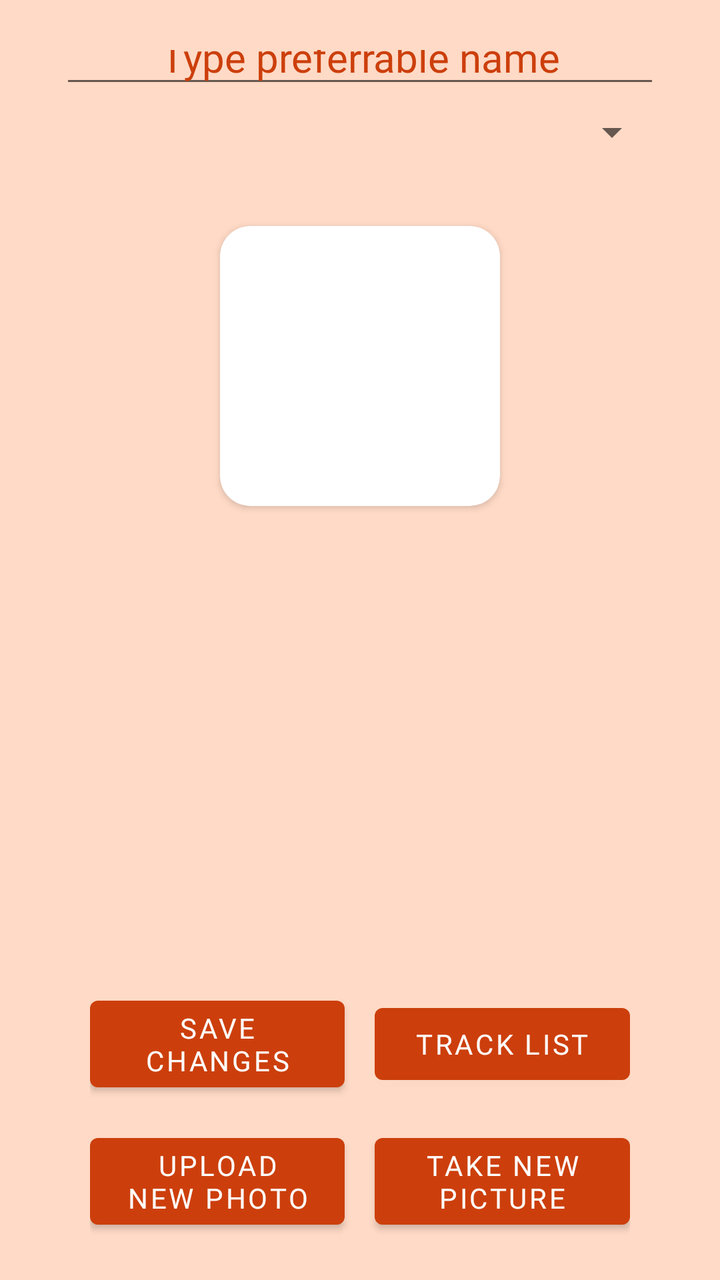
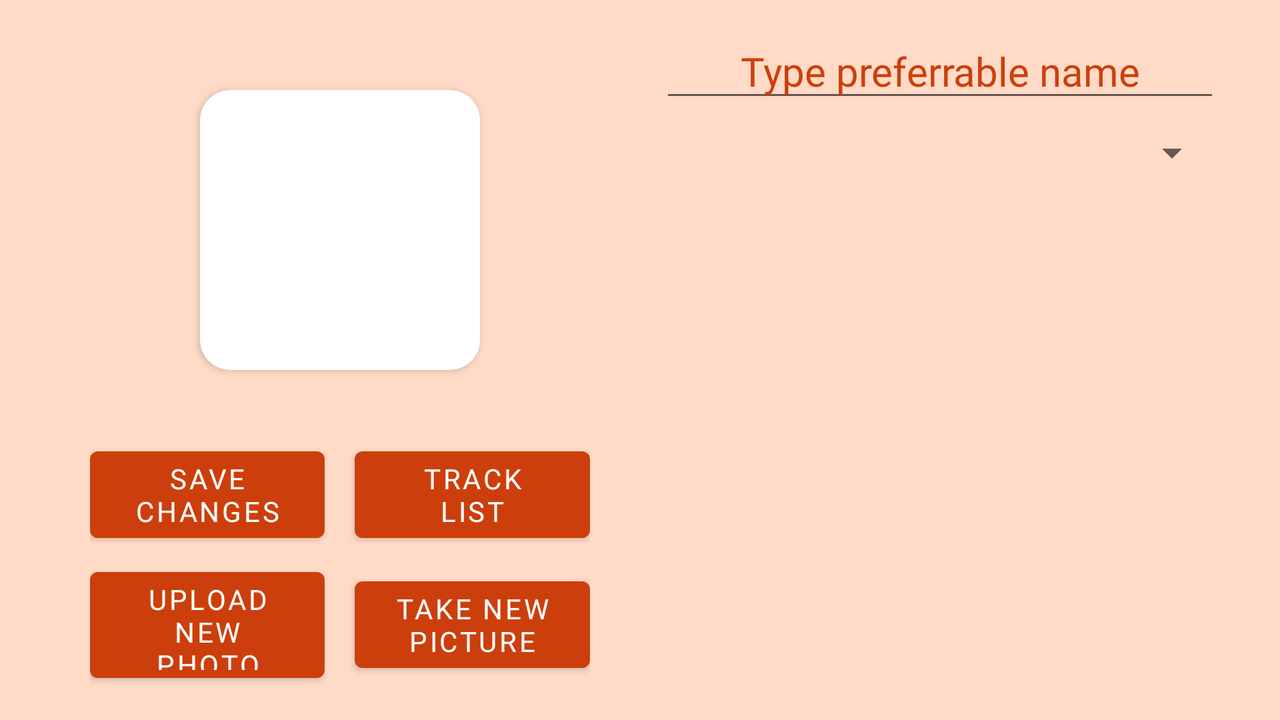

Compare how this app lays out the same screen by default and in its alternative resource folder. The renders come first, then the two layout files and the values they reference.
<!-- AndroidManifest.xml: application theme Theme.SkinSafe -->
<!-- res/layout/activity_track_details.xml -->
<?xml version="1.0" encoding="utf-8"?>
<RelativeLayout xmlns:android="http://schemas.android.com/apk/res/android"
    xmlns:app="http://schemas.android.com/apk/res-auto"
    xmlns:tools="http://schemas.android.com/tools"
    android:layout_width="match_parent"
    android:layout_height="match_parent"
    android:background="@color/background_color"
    tools:context=".ResultActivity">

    <LinearLayout
        android:layout_width="match_parent"
        android:layout_height="match_parent"
        android:layout_marginHorizontal="30dp"
        android:layout_marginTop="15dp"
        android:layout_marginBottom="15dp"
        android:gravity="center"
        android:orientation="vertical">

        <EditText
            android:id="@+id/editTextName"
            android:layout_width="match_parent"
            android:layout_height="0dp"
            android:layout_weight="0.5"
            android:ems="10"
            android:fontFamily="@font/roboto_bold"
            android:inputType="textPersonName"
            android:shadowColor="@color/background_color"
            android:textAlignment="center"
            android:textColor="@color/header_text_color"
            android:textColorHighlight="@color/regular_text_color"
            android:textColorLink="@color/background_color"
            android:textSize="20sp"
            tools:text="Type preferrable name" />

        <Spinner
            android:id="@+id/items_spinner"
            android:layout_width="match_parent"
            android:layout_height="0dp"
            android:layout_weight="0.5"
            android:scrollbarSize="10dp" />

        <androidx.cardview.widget.CardView
            android:id="@+id/CardView"
            android:layout_width="140dp"
            android:layout_height="140dp"
            android:layout_marginTop="30dp"
            android:layout_marginBottom="30dp"
            app:cardCornerRadius="15dp">

            <ImageView
                android:id="@+id/photoImage"
                android:layout_width="match_parent"
                android:layout_height="match_parent"

                android:layout_centerHorizontal="true"
                tools:srcCompat="@tools:sample/avatars" />
        </androidx.cardview.widget.CardView>

        <TextView
            android:id="@+id/probabilityTextView"
            android:layout_width="match_parent"
            android:layout_height="0dp"
            android:layout_weight="1"
            android:fontFamily="@font/roboto_bold"
            android:lineSpacingExtra="8dp"
            android:textColor="@color/regular_text_color"
            android:textSize="14sp" />

        <TextView
            android:id="@+id/comparisonTextView"
            android:layout_width="match_parent"
            android:layout_height="0dp"
            android:layout_weight="1"
            android:fontFamily="@font/roboto_bold"
            android:lineSpacingExtra="8dp"
            android:textColor="@color/regular_text_color"
            android:textSize="14sp" />

        <TextView
            android:id="@+id/progressTextView"
            android:layout_width="match_parent"
            android:layout_height="0dp"
            android:layout_weight="1"
            android:fontFamily="@font/roboto_bold"
            android:lineSpacingExtra="8dp"
            android:textColor="@color/regular_text_color"
            android:textSize="14sp" />

        <LinearLayout
            android:layout_width="match_parent"
            android:layout_height="0dp"
            android:layout_marginHorizontal="15dp"
            android:layout_weight="1"
            android:gravity="center_vertical"
            android:orientation="horizontal">

            <Button
                android:id="@+id/saveChangesBtn"
                android:layout_width="0dp"
                android:layout_height="wrap_content"
                android:layout_marginEnd="15dp"
                android:layout_weight="1"
                android:fontFamily="@font/roboto_bold"
                android:text="Save changes" />

            <Button
                android:id="@+id/trackListBtn"
                android:layout_width="0dp"
                android:layout_height="wrap_content"
                android:layout_weight="1"

                android:fontFamily="@font/roboto_bold"
                android:text="Track list" />
        </LinearLayout>

        <LinearLayout
            android:layout_width="match_parent"
            android:layout_height="0dp"
            android:layout_marginHorizontal="15dp"
            android:layout_weight="1"
            android:gravity="center_vertical"
            android:orientation="horizontal">

            <Button
                android:id="@+id/uploadNewBtn"
                android:layout_width="0dp"
                android:layout_height="wrap_content"
                android:layout_marginEnd="15dp"
                android:layout_weight="1"
                android:fontFamily="@font/roboto_bold"
                android:text="Upload new photo" />

            <Button
                android:id="@+id/takeNewBtn"
                android:layout_width="0dp"
                android:layout_height="wrap_content"
                android:layout_weight="1"
                android:fontFamily="@font/roboto_bold"
                android:text="Take new picture" />

        </LinearLayout>

    </LinearLayout>

</RelativeLayout>
<!-- resources referenced by this layout -->
<resources>
  <color name="background_color">#FFDAC6</color>
  <color name="header_text_color">#CC3F0C</color>
  <color name="regular_text_color">#EE764A</color>
  <style name="Theme.SkinSafe" parent="Theme.MaterialComponents.DayNight.NoActionBar">
          
          <item name="colorPrimary">#CC3F0C</item>
          <item name="colorPrimaryVariant">@color/background_color</item>
          <item name="colorOnPrimary">@color/white</item>
          
          <item name="colorSecondary">@color/grey_text_color</item>
          <item name="colorSecondaryVariant">@color/grey_text_color</item>
          <item name="colorOnSecondary">@color/grey_text_color</item>
          
          <item name="android:statusBarColor" tools:targetApi="l">?attr/colorPrimaryVariant</item>
          <item name="android:navigationBarColor">@color/background_color</item>
          
      </style>
  <color name="white">#FFFFFFFF</color>
  <color name="grey_text_color">#8E2600</color>
</resources>
<!-- res/layout-land/activity_track_details.xml (the repository's variant of the layout above) -->
<!-- drawn on the phone turned sideways -->
<?xml version="1.0" encoding="utf-8"?>
<RelativeLayout xmlns:android="http://schemas.android.com/apk/res/android"
    xmlns:app="http://schemas.android.com/apk/res-auto"
    xmlns:tools="http://schemas.android.com/tools"
    android:layout_width="match_parent"
    android:layout_height="match_parent"
    android:background="@color/background_color"
    tools:context=".ResultActivity">

    <LinearLayout
        android:layout_width="match_parent"
        android:layout_height="match_parent"
        android:layout_marginHorizontal="30dp"
        android:layout_marginTop="15dp"
        android:layout_marginBottom="15dp"
        android:orientation="horizontal">

        <LinearLayout
            android:layout_width="0dp"
            android:layout_height="match_parent"
            android:layout_weight="1"
            android:layout_marginEnd="20dp"
            android:gravity="center"
            android:orientation="vertical">


            <androidx.cardview.widget.CardView
                android:id="@+id/CardView"
                android:layout_width="140dp"
                android:layout_height="140dp"
                android:layout_marginTop="30dp"
                android:layout_marginBottom="30dp"
                app:cardCornerRadius="15dp">

                <ImageView
                    android:id="@+id/photoImage"
                    android:layout_width="match_parent"
                    android:layout_height="match_parent"

                    android:layout_centerHorizontal="true"
                    tools:srcCompat="@tools:sample/avatars" />
            </androidx.cardview.widget.CardView>


            <LinearLayout
                android:layout_width="match_parent"
                android:layout_height="0dp"
                android:layout_marginHorizontal="15dp"
                android:layout_weight="1"
                android:gravity="center_vertical"
                android:orientation="horizontal">

                <Button
                    android:id="@+id/saveChangesBtn"
                    android:layout_width="0dp"
                    android:layout_height="wrap_content"
                    android:layout_marginEnd="15dp"
                    android:layout_weight="1"
                    android:fontFamily="@font/roboto_bold"
                    android:text="Save changes" />

                <Button
                    android:id="@+id/trackListBtn"
                    android:layout_width="0dp"
                    android:layout_height="wrap_content"
                    android:layout_weight="1"

                    android:fontFamily="@font/roboto_bold"
                    android:text="Track list" />
            </LinearLayout>

            <LinearLayout
                android:layout_width="match_parent"
                android:layout_height="0dp"
                android:layout_marginHorizontal="15dp"
                android:layout_weight="1"
                android:gravity="center_vertical"
                android:orientation="horizontal">

                <Button
                    android:id="@+id/uploadNewBtn"
                    android:layout_width="0dp"
                    android:layout_height="wrap_content"
                    android:layout_marginEnd="15dp"
                    android:layout_weight="1"
                    android:fontFamily="@font/roboto_bold"
                    android:text="Upload new photo" />

                <Button
                    android:id="@+id/takeNewBtn"
                    android:layout_width="0dp"
                    android:layout_height="wrap_content"
                    android:layout_weight="1"
                    android:fontFamily="@font/roboto_bold"
                    android:text="Take new picture" />

            </LinearLayout>

        </LinearLayout>

        <LinearLayout
            android:layout_width="0dp"
            android:layout_height="match_parent"
            android:layout_weight="1"
            android:gravity="center"
            android:orientation="vertical">

            <EditText
                android:id="@+id/editTextName"
                android:layout_width="match_parent"
                android:layout_height="0dp"
                android:layout_weight="0.5"
                android:ems="10"
                android:fontFamily="@font/roboto_bold"
                android:inputType="textPersonName"
                android:shadowColor="@color/background_color"
                android:textAlignment="center"
                android:textColor="@color/header_text_color"
                android:textColorHighlight="@color/regular_text_color"
                android:textColorLink="@color/background_color"
                android:textSize="20sp"
                tools:text="Type preferrable name" />

            <Spinner
                android:id="@+id/items_spinner"
                android:layout_width="match_parent"
                android:layout_height="0dp"
                android:layout_weight="0.5"
                android:scrollbarSize="10dp" />

            <TextView
                android:id="@+id/probabilityTextView"
                android:layout_width="match_parent"
                android:layout_height="0dp"
                android:layout_weight="1"
                android:fontFamily="@font/roboto_bold"
                android:textColor="@color/regular_text_color"
                android:textSize="14sp" />

            <TextView
                android:id="@+id/comparisonTextView"
                android:layout_width="match_parent"
                android:layout_height="0dp"
                android:layout_weight="1"
                android:fontFamily="@font/roboto_bold"
                android:textColor="@color/regular_text_color"
                android:textSize="14sp" />

            <TextView
                android:id="@+id/progressTextView"
                android:layout_width="match_parent"
                android:layout_height="0dp"
                android:layout_weight="1"
                android:fontFamily="@font/roboto_bold"
                android:textColor="@color/regular_text_color"
                android:textSize="14sp" />
        </LinearLayout>
    </LinearLayout>


</RelativeLayout>
